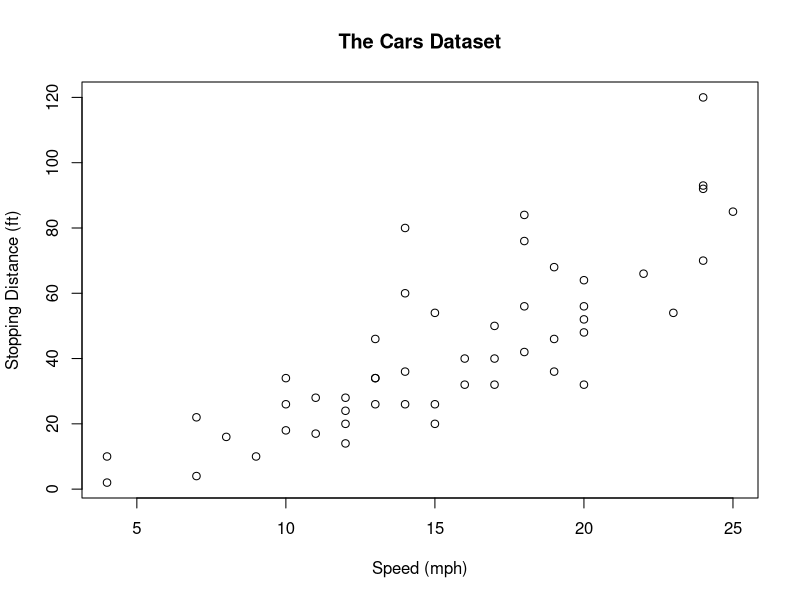

Recreate this plot in R.
## ---- chunk 1
data(cars)
cars
## ---- chunk 2
plot(cars,
     main = "The Cars Dataset",
     xlab = "Speed (mph)",
     y = "Stopping Distance (ft)")
## ---- chunk 3
summary(cars)
## ---- chunk 4
students <- read.csv("student.csv", sep=";", header=T)
students
## ---- chunk 5
brad_pitt <- data.frame(name = "Brad Pitt",
                        id = 40051,
                        gpa = 2.21,
                        grade = "C")
students.new <- rbind(students, brad_pitt)
students.new
